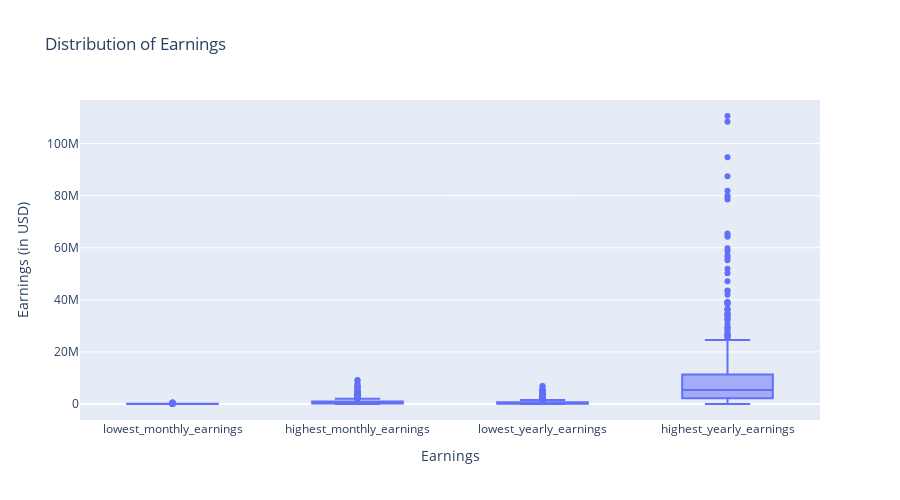

Write notebook code for a chart like this one.
### Code cell
earnings_columns = ['lowest_monthly_earnings', 'highest_monthly_earnings', 'lowest_yearly_earnings', 'highest_yearly_earnings']
earnings_df = df_cleaned[earnings_columns]
fig4 = px.box(earnings_df, title='Distribution of Earnings',
              labels={'variable': 'Earnings', 'value': 'Earnings (in USD)'})
fig4.update_layout(height=500)
fig4.show()

### Figure 1 — Plotly figure (JSON) as saved in the notebook; plotly's stock layout.template omitted (floating-point values rounded to 4 significant figures; data arrays with more than 128 entries replaced by an {"elided": "..."} marker saying what was removed)
{"data": [{"alignmentgroup": "True", "hovertemplate": "Earnings=%{x}<br>Earnings (in USD)=%{y}<extra></extra>", "legendgroup": "", "marker": {"color": "#636efa"}, "name": "", "notched": false, "offsetgroup": "", "orientation": "v", "showlegend": false, "type": "box", "x": {"elided": "2216 str values"}, "x0": " ", "xaxis": "x", "y": {"elided": "2216 float values"}, "y0": " ", "yaxis": "y"}], "layout": {"boxmode": "group", "height": 500, "legend": {"tracegroupgap": 0}, "title": {"text": "Distribution of Earnings"}, "xaxis": {"anchor": "y", "domain": [0, 1], "title": {"text": "Earnings"}}, "yaxis": {"anchor": "x", "domain": [0, 1], "title": {"text": "Earnings (in USD)"}}}}
